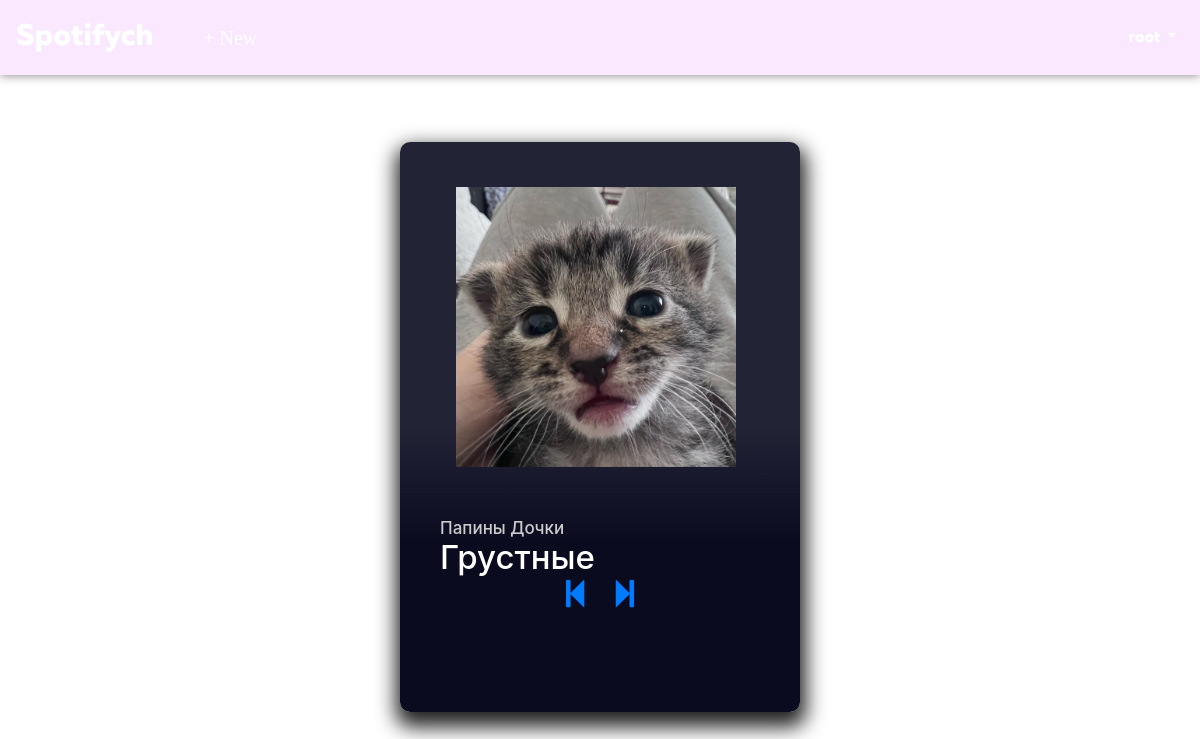
The app's page / (signed in) with its own data.
### App/models.py (models this page shows, shortened)
class Song(models.Model):
    title = models.TextField()
    artist = models.TextField()
    image = models.ImageField()
    audio_file = models.FileField(blank=True, null=True)
    audio_link = models.CharField(max_length=200, blank=True, null=True)
    duration = models.CharField(max_length=20)
    paginate_by = 2

### App/views.py (the view)
# urls.py: path('', views.index, name="index"),
def index(request):
    paginator = Paginator(Song.objects.all(), 1)
    page_number = request.GET.get('page')
    page_obj = paginator.get_page(page_number)
    context = {"page_obj": page_obj}
    return render(request, "index.html", context)

### App/templates/index.html (shortened to what this page needs)
{% load static %}
{% load bootstrap_icons %}
<!DOCTYPE html>
<html lang="en">
 <head>
     <link rel="stylesheet" href="https://maxcdn.bootstrapcdn.com/bootstrap/4.0.0/css/bootstrap.min.css"
/>
  <link href="https://netdna.bootstrapcdn.com/font-awesome/4.0.3/css/font-awesome.css" rel="stylesheet"/>
  <link href="https://cdnjs.cloudflare.com/ajax/libs/mediaelement/4.2.7/mediaelementplayer.min.css" rel="stylesheet"/>
  <link href="{% static './style.css' %}" rel="stylesheet"/>
 </head>
 <body>
  <html>
   <head>
   </head>
   <body>
   {% block content %}
    <nav class="navbar navbar-expand-md navbar-custom mb-4">
        <a class="navbar-brand-custom" href="{% url 'index' %}">Spotifych</a>
     {% if user.is_superuser %}
         <a href="{% url 'NewSong' %}" class="New-buttons">+ New</a>
     {% endif %}
         <div class="collapse navbar-collapse" id="navbarCollapse">
              {% if user.is_authenticated %}
                    <ul class="navbar-nav ml-auto">
                        <li class="nav-item">
                            <a class="nav-link nav-link-custom dropdown-toggle nav-custom" href="#" id="navbarDropdown" role="button" data-toggle="dropdown" aria-haspopup="true" aria-expanded="false">
                            </a>
                        </li>
                    </ul>
                {% else %}
                    <form class="form-inline ml-auto">
                        <a href="{% url 'login' %}" class="btn btn-outline-light btn-custom1">Log in</a>
                        <a href="{% url 'signup' %}" class="btn btn-light btn-custom">Sign up</a>
                    </form>
                {% endif %}
            </div>
    </nav>
       {% if user.is_authenticated %}
            <div class="contain">
     <div class="container">
      <div class="music-player">
        {% for item in page_obj %}
       <div class="cover">
        <img alt="" src="{{item.image.url}}"/>
       </div>
       <div class="titre">
        <h3>
         {{item.artist}}
        </h3>
        <h1>
         {{item.title}}
        </h1>
       </div>
       <center><a href=""><i class="fa fa-step-backward fa-2x"></i></a> <a href=""><i class="fa fa-step-forward fa-2x"></i></a></center>
       {% endfor %}
      </div>
     </div>
    </div>
    {% endif %}
   </body>
  </html>
  {% endblock %}
 </body>
</html>

### App/static/style.css (style rules this page uses)
body { background: url("https://i.yapx.ru/TwTFy.gif"); background-size: cover; background-attachment: fixed; scroll-behavior: smooth; }
h1 { margin: 0; font-size: 33px; color: #fff; padding: 0 10%; }
h3 { margin: 0; font-size: 17px; font-weight: 500; color: #ccc; padding: 0 10%; }
.music-player { display: block; position: relative; width: 400px; height: 570px; margin: auto; margin-top: 6%; border-radius: 10px 10px 10px 10px; background: transparent linear-gradient(to bottom,rgba(10,11,31,0.9) 50%,rgb(10,11,31) 70%) repeat scroll 0 0; box-shadow: 1px 10px 20px 5px #222; }
.cover { float: left; width: 100%; height: 66%; }
.cover img { display: block; position: absolute; top: 8%; left: 14%; width: 70%; margin: auto; text-align: center; }
.titre { float: left; width: 100%; }
.New-buttons { font-size: 20px; margin-left: 50px; color: white; }
.nav-custom { font-family: Spotyfich; color: white; }

### App/templates/index.html (style rules this page uses)
.navbar-custom { background-size: 100%; background-color: rgba(199, 37, 255, 0.1); box-shadow: 0 0 10px rgba(0,0,0,0.5); backdrop-filter: blur(1px); height: 75px; background-size: cover; font-family: "NewFont"; }
.navbar-brand-custom { color: white; font-size: 30px; text-decoration: none; !important; font-family: 'Spotyfich'; }
.nav-link-custom { color: white; }

### records on screen
Song: image (picture), artist "Папины Дочки", title "Грустные"
